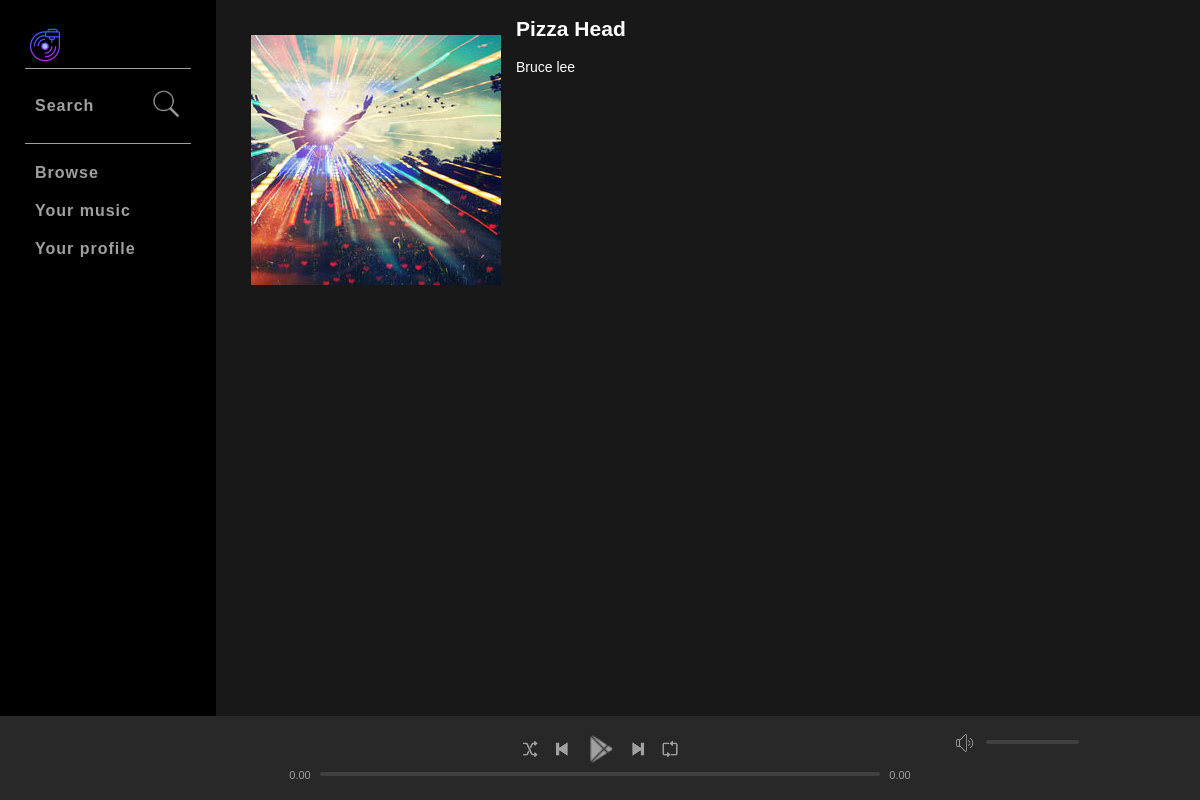
Page /album.php?id=2 (signed in) on the committed database.
### tables this page shows
CREATE TABLE `albums` (
  `id` int(9) NOT NULL,
  `title` varchar(255) NOT NULL,
  `artist` int(9) NOT NULL,
  `genre` int(9) NOT NULL,
  `artworkPath` varchar(500) NOT NULL
);

CREATE TABLE `artists` (
  `id` int(9) NOT NULL,
  `name` varchar(50) DEFAULT NULL
);

### includes/classes/Helper.php (called while the page is built, shortened)
<?php
class Helper
{
    public function selectAllById ($db, $id){
        $sql = "select * from {$db} where id = '{$id}' ";
        return $sql;
    }
    public function fetchArrayFromDb ($connection, $sql){
            $query = mysqli_query($connection, $sql);
            $dbArray = mysqli_fetch_array($query);
            return $dbArray;
    }
}

### includes/classes/Album.php (called while the page is built, shortened)
<?php
class Album extends Helper
{
    public function getAlbumArray($connection, $id, $db){
        $artistSql = $this->selectAllById($db, $id);
        $artistArr =  $this->fetchArrayFromDb($connection, $artistSql);
        return $artistArr;
    }
}

### includes/classes/Artist.php (called while the page is built, shortened)
<?php
class Artist extends Helper
{
    public function getArtistArray($albumArtistId, $db, $connection){
        $artistSql = $this->selectAllById($db, $albumArtistId);
        $artistArr =  $this->fetchArrayFromDb($connection, $artistSql);
        return $artistArr;
    }
}

### album.php (the view, shortened to what this page needs)
<?php include ("includes/header.php");?>
    <?php
        if (isset($_GET['id'])){
            $albumId = $_GET['id'];
        }else {
            header("Location: index.php");
        }
            $album = new Album($connection, $albumId);
            $artist = new Artist($connection, $albumId);
            $albumArray = $album->getAlbumArray($connection, $albumId, 'albums');
            $albumArtistId = $albumArray['artist'];
            $artistArray =  $artist->getArtistArray($albumArtistId, 'artists', $connection);
    ?>
        <div class="entityInfo">
            <div class="leftSection">
                <img src="<?php echo $albumArray['artworkPath'] ?>" alt="">
            </div>
            <div class="rightSection">
                <h2><?php echo $albumArray['title'] ?></h2>
                <span><?php echo $artistArray['name'] ?></span>
            </div>
        </div>
<?php include ("includes/footer.php");?>

### assets/css/style.css (style rules this page uses)
html, body { padding: 0; margin: 0; height: 100%; }
body { background-color: #181818; min-width: 720px; font-size: 14px; }
* { font-family: "Halvetica Neue", Halvetica, Arial, sans-serif; color: #ffffff; }
.entityInfo { display: flex; }
.entityInfo .leftSection { flex-basis: 25%; }
.entityInfo .rightSection { flex-basis: 75%; }
.leftSection img { padding: 35px 15px; }

### rows in the picture
albums: artworkPath (picture), title "Pizza Head"
artists: name "Bruce lee"
